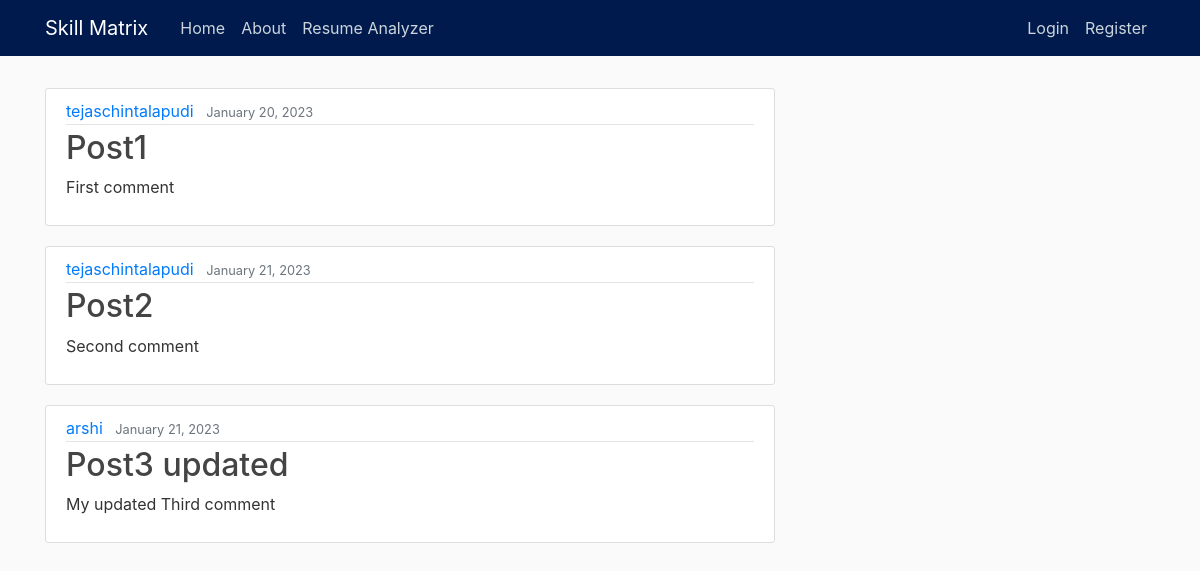
The page / on the database its author committed.
### skillblog/models.py (models this page shows, shortened)
class Posts(models.Model):
    title = models.CharField(max_length= 100)
    content = models.TextField()
    date_posted = models.DateTimeField(default=timezone.now)
    author = models.ForeignKey(User, on_delete=models.CASCADE)

### skillblog/views.py (the view)
# urls.py: 2. Add a URL to urlpatterns:  path('', views.home, name='home')
def home(request):
    context = {
        'posts': Posts.objects.all()
    }
    return render(request, 'skillblog/home.html',context)

### skillblog/templates/skillblog/home.html (shortened to what this page needs)
{% extends "skillblog/base.html" %}
{% block content %}
    {% for post in posts %}
        <article class="media content-section">
            <div class="media-body">
            <div class="article-metadata">
                <a class="mr-2" href="#">{{ post.author }}</a>
                <small class="text-muted">{{ post.date_posted|date:"F d, Y" }}</small>
            </div>
            <h2><a class="article-title" href="#">{{ post.title }}</a></h2>
            <p class="article-content">{{ post.content }}</p>
            </div>
        </article>
    {% endfor %}
{% endblock content %}

### skillblog/templates/skillblog/base.html (shortened to what this page needs)
{% load static %}
<!DOCTYPE html>
<html lang="en">
<head>
    <!doctype html>
    <html lang="en">
      <head>
        <link rel="stylesheet" href="https://cdn.jsdelivr.net/npm/bootstrap@4.0.0/dist/css/bootstrap.min.css">
        <link rel="stylesheet" type= "text/css" href="{% static 'skillblog/main.css' %}">
</head>
<body>
    <header class="site-header">
        <nav class="navbar navbar-expand-md navbar-dark bg-steel fixed-top">
          <div class="container">
            <a class="navbar-brand mr-4" href="{% url 'login' %}">Skill Matrix
            </a>
            <div class="collapse navbar-collapse" id="navbarToggle">
              <div class="navbar-nav mr-auto">
                <a class="nav-item nav-link" href="{% url 'login' %}">Home</a>
                <a class="nav-item nav-link" href="{% url 'skillblog-about' %}">About</a>
                <a class="nav-item nav-link" href="{% url 'resumeanalyzer' %}">Resume Analyzer</a>
              </div>
              <div class="navbar-nav">
                {% if user.is_authenticated %}
                <a class="nav-item nav-link" href="{% url 'profile' %}">Profile</a>
                  <a class="nav-item nav-link" href="{% url 'logout' %}">Logout</a>
                {% else %}
                  <a class="nav-item nav-link" href="{% url 'login' %}">Login</a>
                  <a class="nav-item nav-link" href="{% url 'register' %}">Register</a>
                {% endif %}
              </div>
            </div>
          </div>
        </nav>
      </header>
<main role="main" class="container">
    <div class="row">
        <div class="col-md-8">
        {% block content %}{% endblock %}
        </div>
        <div class="col-md-4">
    </div>
    </main>
</body>
</html>

### skillblog/static/skillblog/main.css (style rules this page uses)
body { background: #fafafa; color: #333333; margin-top: 5rem; }
h1, h2, h3, h4, h5, h6 { color: #444444; }
.bg-steel { background-color: #001a4d; }
.site-header .navbar-nav .nav-link { color: #cbd5db; }
.content-section { background: #ffffff; padding: 10px 20px; border: 1px solid #dddddd; border-radius: 3px; margin-bottom: 20px; }
.article-title { color: #444444; }
.article-content { white-space: pre-line; }
.article-metadata { padding-bottom: 1px; margin-bottom: 4px; border-bottom: 1px solid #e3e3e3 }

### rows shown on the page
Posts: author "tejaschintalapudi", date_posted "January 20, 2023", title "Post1", content "First comment"
Posts: author "tejaschintalapudi", date_posted "January 21, 2023", title "Post2", content "Second comment"
Posts: author "arshi", date_posted "January 21, 2023", title "Post3 updated", content "My updated Third comment"
